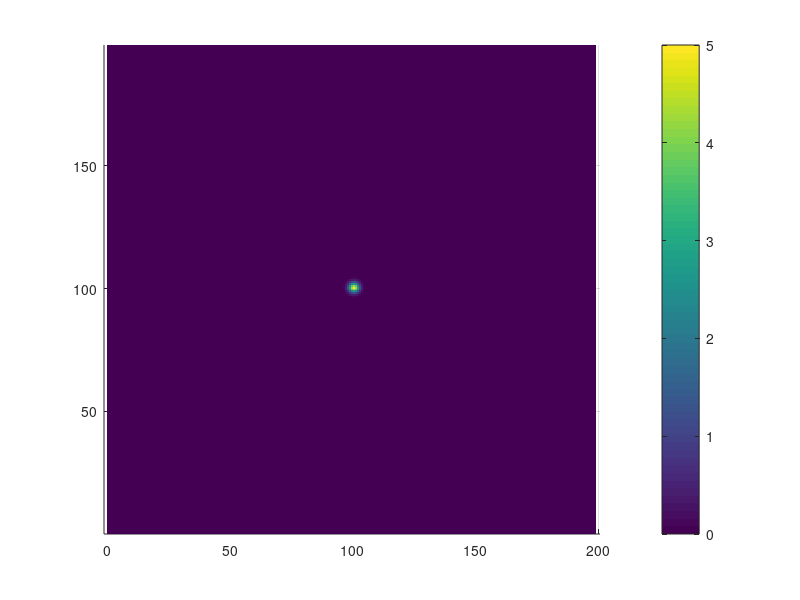

Recreate this plot in MATLAB. (Note: this script raises an error after producing the figure.)
function []=solver()
clc; clear all; clf

%compute parameters given: K1, p1, K2, p2

%%parameters_layered(4,4,1,1); name_solution='z-dispersion.mat';
%%parameters_layered(5/8,8/5,5/2,2/5); name_solution='c-dispersion_layered.mat';

%%parameters_sinusoidal(5/8,8/5,5/2,2/5); name_solution='c-dispersion_sinusoidal.mat';

%%parameters_layered(16,1,1,1); name_solution='iso-high-dispersion.mat';
%%parameters_layered(16,1,1,1); name_solution='iso-low-dispersion.mat'; %NOTE: change variance to 5

%%parameters_layered(1,1,1.5,2.5); name_solution='cz-dispersion.mat';

%VARIANCE
varx=2; vary=2;

dt=0.01;    %time step
tf=100;      %final time
td=0.5;     %time interval to display 

save_solution = 1; %flag to save solution

% physical domain
x_lower=0; x_upper=200;
y_lower=0; y_upper=200;

mx=2^8; %Number of Fourier modes
my=2^8;
Lx=x_upper-x_lower;
kx = (2*pi/Lx)*[0:(mx/2-1) (-mx/2):-1]; % Wavenumber vector in x
Ly=(y_upper-y_lower);
ky = (2*pi/Ly)*[0:(my/2-1) (-my/2):-1]; % Wavenumber vector in x

%discretized domain
dx = (x_upper-x_lower)/mx;
dy = (y_upper-y_lower)/my;
x = (0:(mx-1))*dx;
y = (0:(my-1))*dy;
[xx, yy] = meshgrid(x,y);

nit=floor(tf/dt); %number of iterations

%initial conditions
A=5;
x0=(x_upper-x_lower)/2; y0=(y_upper-y_lower)/2;
s=A*exp(-(xx-x0).^2/(2*varx)-(yy-y0).^2/(2*vary)); %IC het in x and y
%s=A*exp(-(xx-x0).^2/(2*varx)); %IC hom in y
%s=A*exp(-(yy-y0).^2/(2*vary)); %IC hom in x

u(1,:,:)=xx.*0; %u
u(2,:,:)=xx.*0; %v
u(3,:,:)=s;   %sig

ss=squeeze(u(3,:,:));
surf(xx,yy,ss,'EdgeColor','none');
colorbar; view(2)
axis equal
pause(2)

U(1,:,:)=ss;

index=1;

for i=1:nit
    disp('*********************************')
    disp('*********************************')
    disp(['Time step ' num2str(i) '. Time t=' num2str(i*dt)])
        % Four stages Runge-Kutta
        D1u=dt.*ps_discretization(u,kx,ky);    
        D2u=dt.*ps_discretization(u+0.5*D1u,kx,ky);
        D3u=dt.*ps_discretization(u+0.5*D2u,kx,ky);
        D4u=dt.*ps_discretization(u+D3u,kx,ky);
        u = u + (D1u+2*D2u+2*D3u+D4u)/6;
    if((i*dt-index*td)>=0)
        ss=squeeze(u(3,:,:));
        surf(xx,yy,ss,'EdgeColor','none');
        colorbar; view(2)
        title(['t=' num2str(dt*i)]);
        U(index+1,:,:)=ss;
        index=index+1;
        axis equal
        pause(0.1)

    end
end
if save_solution == 1
    save(name_solution)
end
